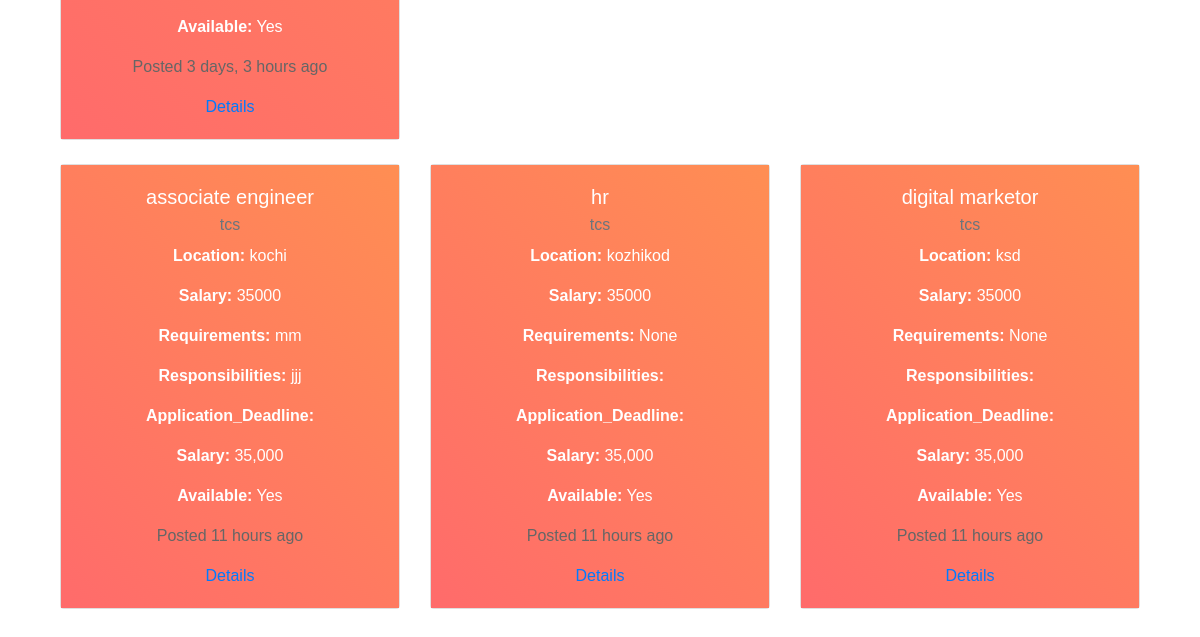
Page /job-listing/ (lower part) on the earlier database version.
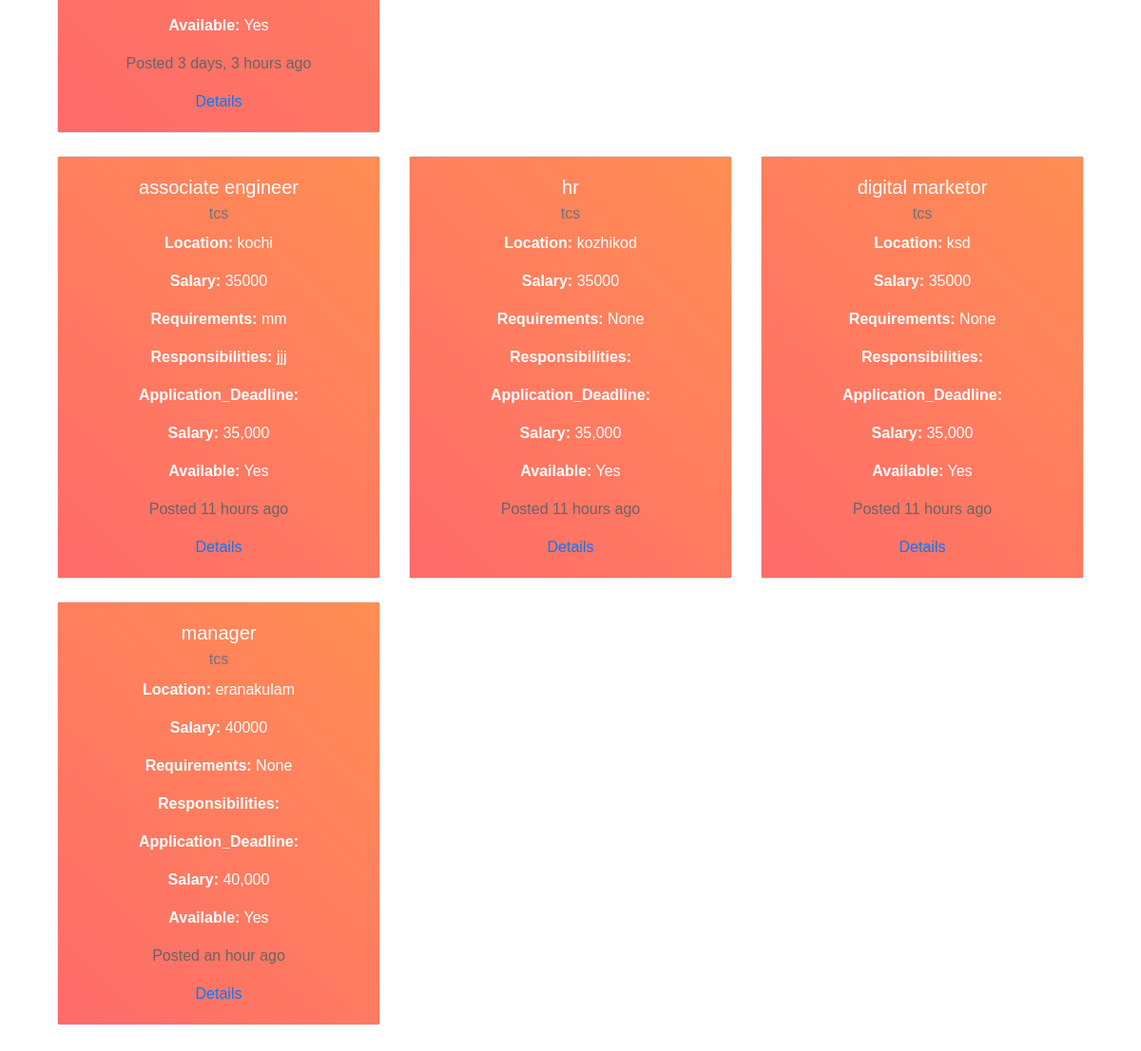
Same page on the later database version.
### job/models.py (models this page shows, shortened)
class Job (models.Model):
    user = models. ForeignKey (User, on_delete=models.CASCADE)
    company = models. ForeignKey (Company, on_delete=models.CASCADE)
    title = models. CharField(max_length=100)
    location = models. CharField(max_length=100)
    salary = models. PositiveIntegerField(default=35000)
    is_available=models.BooleanField(default=True)
    timestamb=models.DateTimeField(auto_now_add=True)
    job_description = models.TextField(null=True,blank=True)
    required_qualifications = models.CharField(max_length=50,null=True,blank=True)
    responsibilities = models.TextField(null=True,blank=True)
    application_Deadline = models.DateField(null=True,blank=True)
    option = (('Full-time', 'Full-time'), ('Part-time', 'Part-time'), ('Contract', 'Contract'), ('etc', 'etc'))
    Employment_Type = models.CharField(choices=option, max_length=20,null=True,blank=True)
    Company_Benefits = models.TextField(null=True,blank=True)
    How_to_Apply = models.TextField(null=True,blank=True)
    cover_letter=models.CharField(max_length=20,null=True,blank=True)
    status_choices = (('Accepted', 'Accepted'),
                      ('Declined', 'Declined'),
                      ('Pending', 'Pending'))
    status = models.CharField(max_length=20, choices=status_choices,null=True)

### company/models.py (models this page shows)
class Company(models.Model):
    user = models. OneToOneField(User, on_delete=models.CASCADE)
    name = models. CharField(max_length=100,null=True,blank=True)
    est_date = models. PositiveIntegerField(null=True,blank=True)
    city = models. CharField(max_length=100,null=True,blank=True)
    state = models. CharField(max_length=100,null=True,blank=True)
    def __str__(self):
        return self.name

### website/views.py (the view)
# urls.py: path('job-listing/',job_listing,name="job-listing"),
def job_listing (request):
    jobs=Job.objects.filter(is_available=True).order_by('timestamb')
    context = {'jobs':jobs}
    return render(request, 'website/job_listing.html',context)

### templates/website/job_listing.html (shortened to what this page needs)
{% extends 'users/base.html' %}
{% load humanize%}
{% block content %}
<div class="container">
    <div class="row">
        {% for job in jobs %}
        <div class="col-md-4 mb-4">
            <div class="card">
                <div class="card-body" style="background: linear-gradient(45deg, #FF6B6B, #FF8E53);">
                    <h5 class="card-title" style="color: #fff;">{{ job.title }}</h5>
                    <h6 class="card-subtitle mb-2 text-muted" style="color: #fff;">{{ job.company }}</h6>
                    <p class="card-text" style="color: #fff;"><strong>Location:</strong> {{ job.location }}</p>
                    <p class="card-text" style="color: #fff;"><strong>Salary:</strong> {{ job.salary }}</p>
                    <p class="card-text" style="color: #fff;"><strong>Requirements:</strong> {{ job.required_qualifications }}</p>
                    <p class="card-text" style="color: #fff;"><strong>Responsibilities:</strong> {{ job.responsibilities }}</p>
                    <p class="card-text" style="color: #fff;"><strong>Application_Deadline:</strong> {{application_Deadline}}</p>
                    <p class="card-text" style="color: #fff;"><strong>Salary:</strong> {{ job.salary|intcomma }}</p>
                    <p class="card-text" style="color: #fff;"><strong>Available:</strong> {% if job.is_available %}Yes{% else %}No{% endif %}</p>
                    <p>Posted {{ job.timestamb|naturaltime}}</p>
                    <a href="{% url 'job-details' job.id %}">Details</a>
                </div>
            </div>
        </div>
        {% endfor %}
    </div>
</div>
{% endblock %}

Differences in the rows shown:
added Job: title "manager", company "tcs", location "eranakulam", salary "40000", required_qualifications "None", salary "40,000", is_available "Yes", timestamb "an hour ago"
